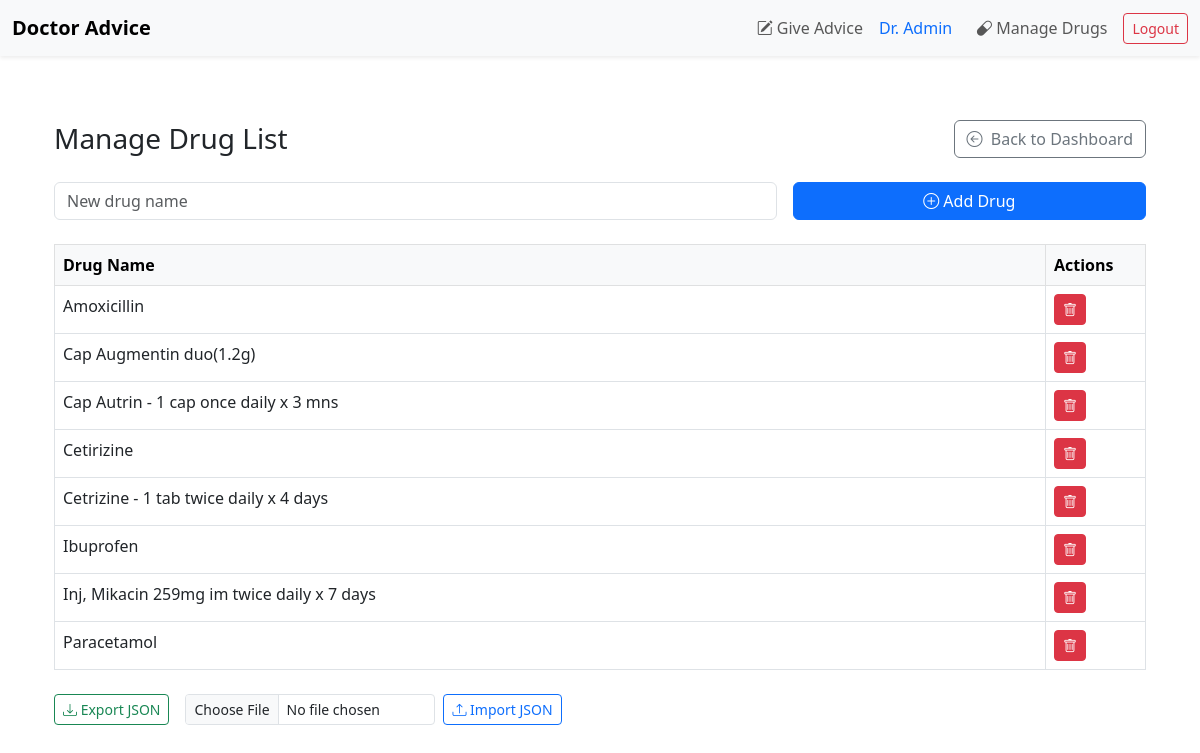
Page /admin/drugs (signed in) on the committed database.
### app.py (models this page shows)
class Doctor(UserMixin, db.Model):
    id = db.Column(db.Integer, primary_key=True)
    name = db.Column(db.String(100))
    username = db.Column(db.String(100), unique=True)
    password = db.Column(db.String(100))

class Drug(db.Model):
    id = db.Column(db.Integer, primary_key=True)
    name = db.Column(db.String(100), unique=True)

### app.py (the view)
@app.route('/admin/drugs')
@login_required
def manage_drugs():
    drugs = Drug.query.order_by(Drug.name).all()
    return render_template("admin_drugs.html", drugs=drugs)

### app.py (called while the page is built)
@login_manager.user_loader
def load_user(user_id):
    return Doctor.query.get(int(user_id))

### templates/admin_drugs.html (shortened to what this page needs)
{% extends "base.html" %}
{% block content %}
<div class="container mt-4">
  <div class="d-flex justify-content-between align-items-center mb-4">
    <h3 class="mb-0">Manage Drug List</h3>
    <a href="{{ url_for('dashboard') }}" class="btn btn-outline-secondary">
      <i class="bi bi-arrow-left-circle me-1"></i> Back to Dashboard
    </a>
  </div>
  <form method="POST" action="{{ url_for('add_drug') }}" class="row g-3 mb-4">
    <div class="col-md-8">
      <input type="text" name="name" class="form-control" placeholder="New drug name" required>
    </div>
    <div class="col-md-4">
      <button type="submit" class="btn btn-primary w-100">
        <i class="bi bi-plus-circle"></i> Add Drug
      </button>
    </div>
  </form>
  {% if drugs %}
    <table class="table table-bordered table-hover">
      <thead class="table-light">
        <tr>
          <th>Drug Name</th>
          <th style="width: 100px;">Actions</th>
        </tr>
      </thead>
      <tbody>
        {% for drug in drugs %}
          <tr>
            <td>{{ drug.name }}</td>
            <td>
              <form method="POST" action="{{ url_for('delete_drug', drug_id=drug.id) }}">
                <button type="submit" class="btn btn-sm btn-danger">
                  <i class="bi bi-trash"></i>
                </button>
              </form>
            </td>
          </tr>
        {% endfor %}
      </tbody>
    </table>
  {% else %}
    <p class="text-muted">No drugs available.</p>
  {% endif %}
  <div class="mt-4 d-flex align-items-center gap-3">
    <a href="{{ url_for('export_drugs') }}" class="btn btn-outline-success btn-sm">
      <i class="bi bi-download"></i> Export JSON
    </a>
    <form method="POST" action="{{ url_for('import_drugs') }}"
     enctype="multipart/form-data"
     class="d-flex align-items-center gap-2">
      <input type="file" name="file" accept=".json" required class="form-control form-control-sm" style="max-width: 250px;">
      <button type="submit" class="btn btn-outline-primary btn-sm">
        <i class="bi bi-upload"></i> Import JSON
      </button>
    </form>
  </div>
</div>
{% endblock %}

### templates/base.html (shortened to what this page needs)
<!DOCTYPE html>
<html lang="en">
<head>
  <link href="https://cdn.jsdelivr.net/npm/bootstrap@5.3.0/dist/css/bootstrap.min.css" rel="stylesheet">
  <link href="https://cdn.jsdelivr.net/npm/bootstrap-icons@1.10.5/font/bootstrap-icons.css" rel="stylesheet">
</head>
<body>
<nav class="navbar navbar-expand-lg navbar-light bg-light shadow-sm mb-3">
  <div class="container-fluid">
    <a class="navbar-brand fw-semibold" href="{{ url_for('dashboard') }}">Doctor Advice</a>
    <div class="collapse navbar-collapse justify-content-end" id="navbarNav">
      <ul class="navbar-nav align-items-center">
        {% if current_user.is_authenticated %}
        <li class="nav-item me-2">
    <a class="nav-link" href="{{ url_for('give_advice') }}">
      <i class="bi bi-pencil-square"></i> Give Advice
    </a>
  </li>
          <li class="nav-item me-3">
            <span class="navbar-text text-primary">
              Dr. {{ current_user.name }}
            </span>
          </li>
          <li class="nav-item me-2">
            <a class="nav-link" href="{{ url_for('manage_drugs') }}">
              <i class="bi bi-capsule"></i> Manage Drugs
            </a>
          </li>
          <li class="nav-item">
            <a class="btn btn-sm btn-outline-danger" href="{{ url_for('logout') }}">
              Logout
            </a>
          </li>
        {% endif %}
      </ul>
    </div>
  </div>
</nav>
<div class="container py-4">
  {% block content %}{% endblock %}
</div>
</body>
</html>

### rows in the picture
Doctor: name "Admin"
Drug: name "Amoxicillin"
Drug: name "Cap Augmentin duo(1.2g)"
Drug: name "Cap Autrin - 1 cap once daily x 3 mns"
Drug: name "Cetirizine"
Drug: name "Cetrizine - 1 tab twice daily x 4 days"
Drug: name "Ibuprofen"
Drug: name "Inj, Mikacin 259mg im twice daily x 7 days"
Drug: name "Paracetamol"
